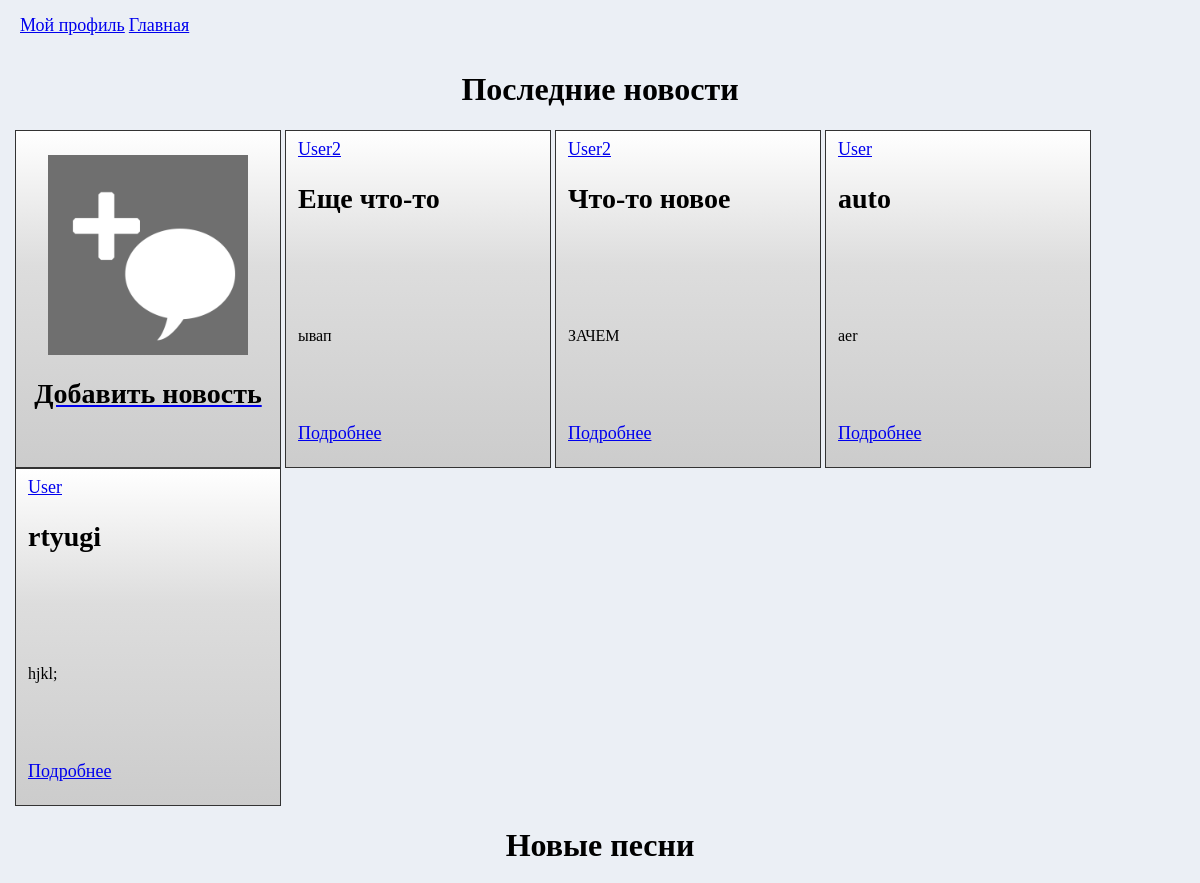
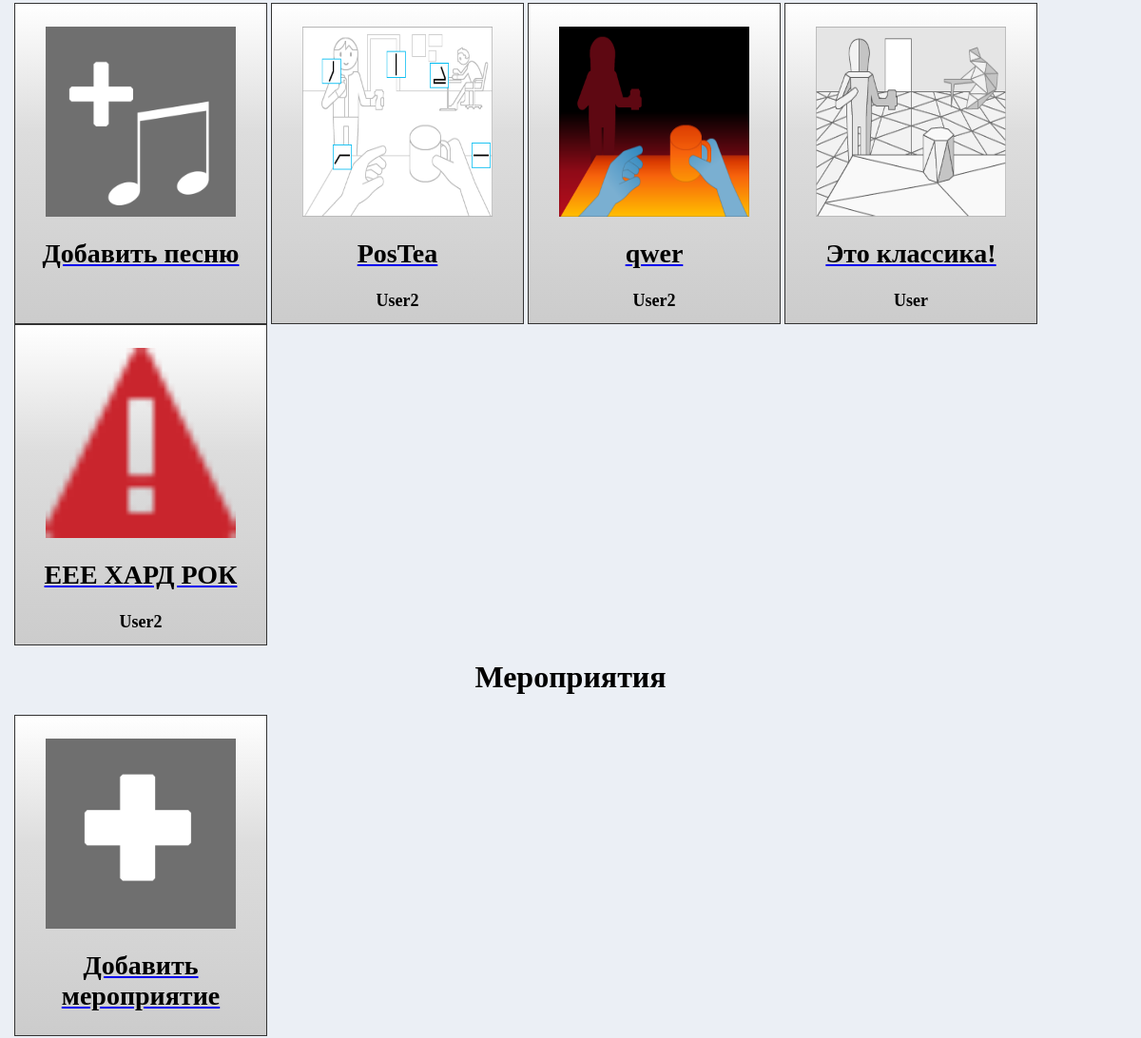
Before: / (signed in, upper part) with the older database file (2 pictures, top to bottom).
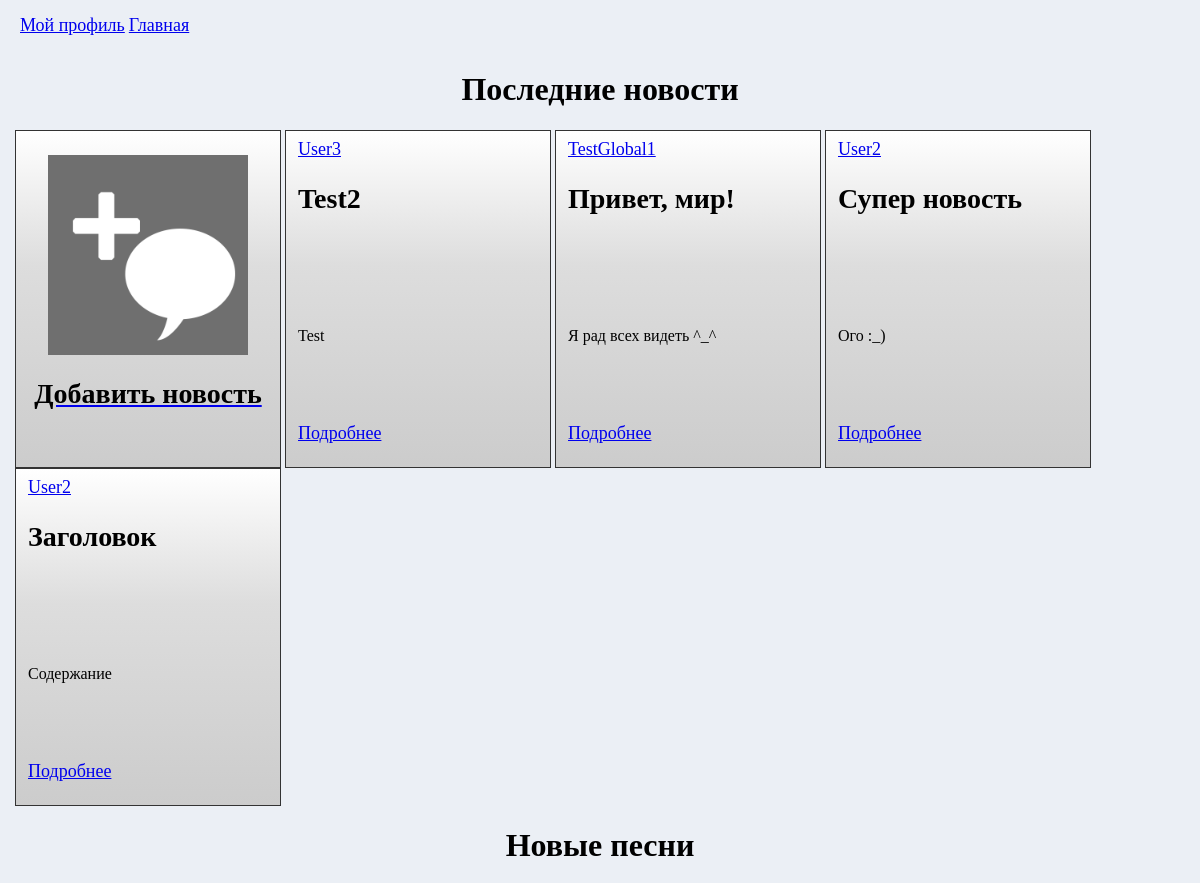
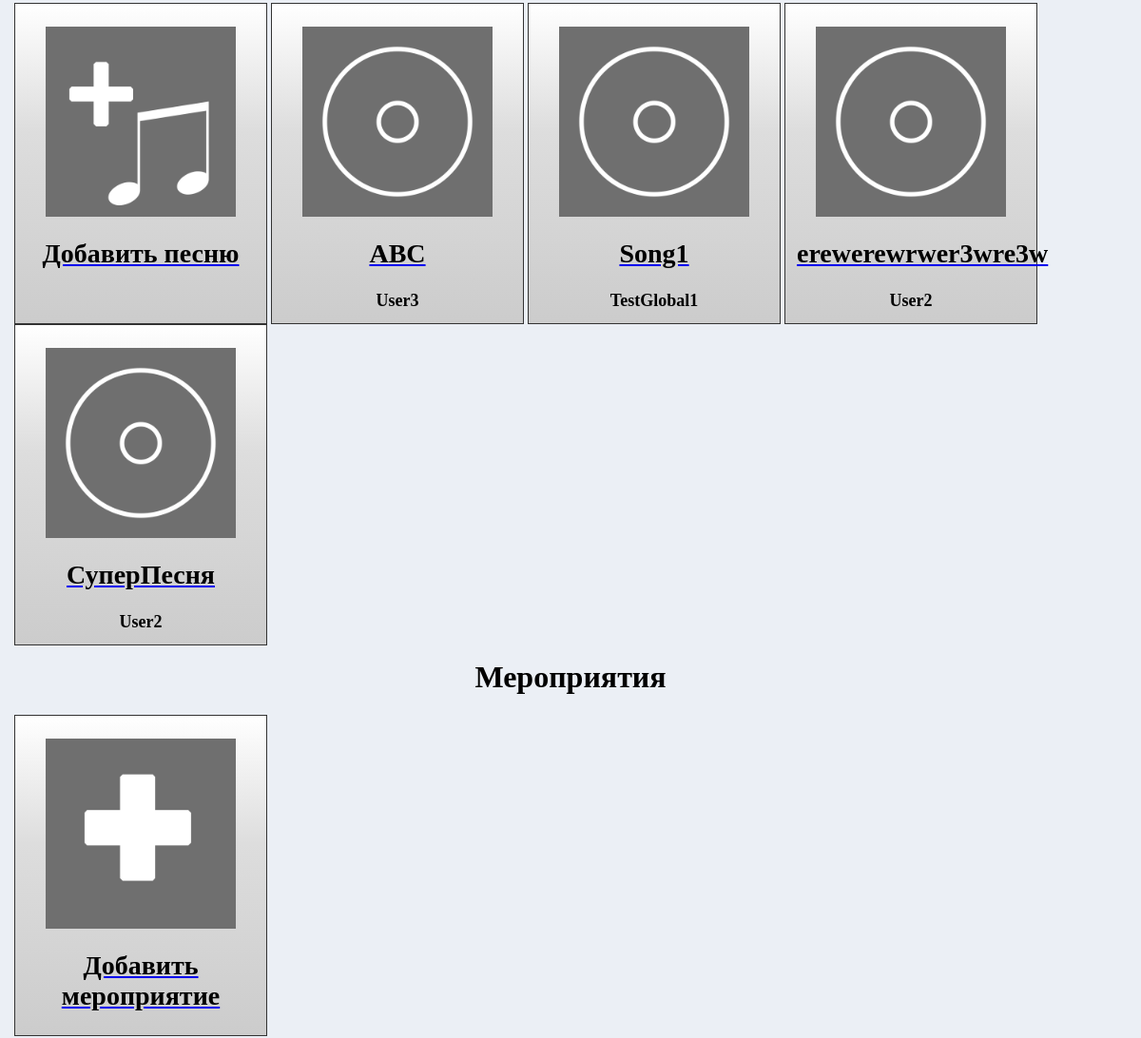
After: the same page with the newer database file (2 pictures, top to bottom).
### data/posts.py (models this page shows)
class Posts(SqlAlchemyBase):
    __tablename__ = 'posts'
    id = sqlalchemy.Column(sqlalchemy.Integer,
                           primary_key=True, autoincrement=True)
    title = sqlalchemy.Column(sqlalchemy.String, nullable=True)
    content = sqlalchemy.Column(sqlalchemy.String, nullable=True)
    created_date = sqlalchemy.Column(sqlalchemy.DateTime,
                                     default=datetime.datetime.now)
    user_id = sqlalchemy.Column(sqlalchemy.Integer,
                                sqlalchemy.ForeignKey("users.id"))
    user_link = sqlalchemy.Column(sqlalchemy.String)
    post_link = sqlalchemy.Column(sqlalchemy.String)
    likes = sqlalchemy.Column(sqlalchemy.Integer)
    user = orm.relationship('User')

### data/user.py (models this page shows, shortened)
class User(SqlAlchemyBase, UserMixin):
    __tablename__ = 'users'
    id = sqlalchemy.Column(sqlalchemy.Integer,
                           primary_key=True, autoincrement=True)
    name = sqlalchemy.Column(sqlalchemy.String, nullable=True)
    about = sqlalchemy.Column(sqlalchemy.String, nullable=True, default='No bio yet')
    email = sqlalchemy.Column(sqlalchemy.String,
                              index=True, unique=True, nullable=True)
    avatar = sqlalchemy.Column(sqlalchemy.String, default='/static/inf/avatars/classic_avatar.png')
    hashed_password = sqlalchemy.Column(sqlalchemy.String, nullable=True)
    created_date = sqlalchemy.Column(sqlalchemy.DateTime,
                                     default=datetime.datetime.now)
    genres = sqlalchemy.Column(sqlalchemy.String)
    type_user = sqlalchemy.Column(sqlalchemy.String, default='justuser')
    posts = orm.relationship("Posts", back_populates='user')
    def check_password(self, password):
        return check_password_hash(self.hashed_password, password)

### data/song.py (models this page shows)
class Song(SqlAlchemyBase):
    __tablename__ = 'songs'
    id = sqlalchemy.Column(sqlalchemy.Integer,
                           primary_key=True, autoincrement=True)
    title = sqlalchemy.Column(sqlalchemy.String, nullable=True)
    user_id = sqlalchemy.Column(sqlalchemy.Integer,
                                sqlalchemy.ForeignKey("users.id"))
    user_link = sqlalchemy.Column(sqlalchemy.String)
    cover = sqlalchemy.Column(sqlalchemy.String, default='pipstatic/inf/covers/classic.png')
    likes = sqlalchemy.Column(sqlalchemy.Integer)
    genre = sqlalchemy.Column(sqlalchemy.String, default='0')
    link_spotify = sqlalchemy.Column(sqlalchemy.String, default=None)
    link_yandex = sqlalchemy.Column(sqlalchemy.String, default=None)
    link_youtube = sqlalchemy.Column(sqlalchemy.String, default=None)
    user = orm.relationship('User')

### main.py (the view)
@app.route('/', methods=['GET', 'POST'])
def start():
    global current_user, userid, username
    current_user, userid, username = get_user_from_session()
    concerts = list(db_sess.query(Events).filter(Events.date >= datetime.datetime(
        datetime.datetime.now().year, datetime.datetime.now().month, datetime.datetime.now().day,
        datetime.datetime.now().hour, datetime.datetime.now().minute)))
    return render_template('start_page.html', current_user=current_user, news=get_post(), songs=get_song(),
                           get_aut=get_author, redirect_song=redirect_song, get_song_from_genre=get_song_from_genre,
                           len=len, concerts=concerts, title='Главная страница')

### main.py (called while the page is built)
def get_user_from_session():
    try:
        user = 0
        mail = session['email']
        passw = session['password']
        if mail is not None and passw is not None:
            user = db_sess.query(User).filter(User.email == str(mail)).first()
        if user and user.check_password(passw):
            login_user(user)
            current_user = user
            userid = current_user.id
            username = current_user.name
            return current_user, userid, username
    except Exception:
        return None, None, None
    return None, None, None

def get_song():
    song = list(db_sess.query(Song))[:-5:-1]
    return song

def get_post():
    post = list(db_sess.query(Posts))[:-5:-1]
    return post

def get_author(ids):
    user = db_sess.query(User).filter(User.id == int(ids)).first()
    return user.name

def get_song_from_genre():
    current_user = get_user_from_session()[0]
    try:
        liked = list(map(int, current_user.genres.split(';')))
        songs = [(db_sess.query(Genre).filter(Genre.id == elem).first(),
                  list(db_sess.query(Song).filter(Song.genre == elem))) for elem in liked]
    except Exception:
        songs = []
    return songs

### templates/start_page.html (shortened to what this page needs)
{% extends "base.html" %}
{% block content %}
<h1 style="display: flex;justify-content: center;">Последние новости</h1>
{% if typeuser != "void" %}
<div class="start-posts" style="margin: 15px;">
<div class="start-post">
    <p style="display: flex;justify-content: center;"><img src="/static/inf/buttons/add_post.png" width="200px" height="200px"></p>
    <a href="/add_news"><h2 style="text-align: center; color: black;">Добавить новость</h2></a>
</div>
{% endif %}
{% for item in news%}
<div class="start-post">
    <div class="link-on-user">
    <a href={{item.user_link}}>{{item.user.name}}</a>
    </div>
    <div class="post-title">
    <h2>{{item.title[:30]}}</h2>
    </div>
    <div class="post-content">
    <p style="word-wrap: break-word">
        {{item.content[:50]}}
    </p>
    </div>
    <a href={{item.post_link}}>Подробнее</a>
</div>
{% endfor %}
<h1 style="display: flex;justify-content: center;">Новые песни</h1>
</div>
<div class="start-songs" style="margin: 15px;">
    <div class="start-song">
        <p style="display: flex;justify-content: center;"><img src="/static/inf/buttons/add_song.png" width="200px" height="200px"></p>
        <a href="/add_song"><h2 style="text-align: center; color: black;">Добавить песню</h2></a>
    </div>
    {% for item in songs %}
    <div class="start-song">
        <p style="display: flex;justify-content: center;"><img src={{item.cover}} onerror="this.src='/static/inf/covers/classic.png'"
            width="200px" height="200px"></p>
        <a href="redirect-song/{{item.id}}"><h2 style="text-align: center; color: black;">{{ item.title }}</h2></a>
        <h3 style="text-align: center; color: black; margin-top: 15px;">{{get_aut(item.user_id)}}</h3>
    </div>
    {% endfor %}
</div>
<h1 style="text-align: center; color: black; margin-top: 15px;">Мероприятия</h1>
<div style="margin: 15px">
    <div class="start-concert">
        <p style="display: flex;justify-content: center;"><img src="/static/inf/buttons/add_event.png" width="200px" height="200px"></p>
        <a href="/set_event"><h2 style="text-align: center; color: black;">Добавить мероприятие</h2></a>
    </div>
</div>
{% endblock %}

Changed rows visible on the page:
no longer on this page (row unchanged): Posts: user.name "User2", title "Еще что-то", content "ывап"
no longer on this page (row unchanged): Posts: user.name "User2", title "Что-то новое", content "ЗАЧЕМ"
no longer on this page (row unchanged): Posts: user.name "User", title "auto", content "aer"
no longer on this page (row unchanged): Posts: user.name "User", title "rtyugi", content "hjkl;"
no longer on this page (row unchanged): Song: cover (picture), title "PosTea", user.name "User2"
no longer on this page (row unchanged): Song: cover (picture), title "qwer", user.name "User2"
no longer on this page (row unchanged): Song: cover (picture), title "Это классика!"
no longer on this page (row unchanged): User: name "User"
no longer on this page (row unchanged): Song: cover (picture), title "ЕЕЕ ХАРД РОК", user.name "User2"
added Posts: user.name "User3", title "Test2", content "Test"
added Posts: user.name "TestGlobal1", title "Привет, мир!", content "Я рад всех видеть ^_^"
added Posts: user.name "User2", title "Супер новость", content "Ого :_)"
added Posts: user.name "User2", title "Заголовок", content "Содержание"
added Song: title "ABC"
added User: name "User3"
added Song: title "Song1"
added User: name "TestGlobal1"
added Song: title "erewerewrwer3wre3w", user.name "User2"
added Song: cover (picture), title "СуперПесня", user.name "User2"
